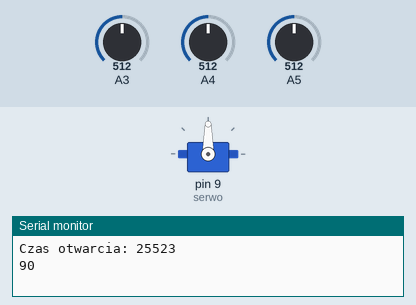
Simulated run of this sketch. Board: Arduino Uno, built with avr-gcc and run on an emulated ATmega328P. Parts: servo, the last lines printed to the serial monitor. The inputs (shaded band) are chosen by the test bench; at power-on: A3 = 512, A4 = 512, A5 = 512.

Above: at 0.05 s.
At 50.85 s:
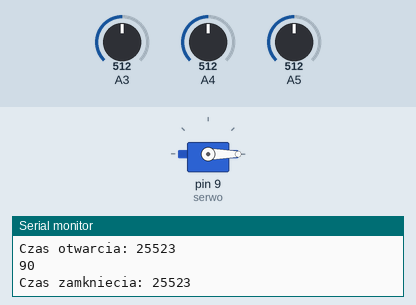
Timing chart, 0 to 66.4 s (numbered marks = the images above):
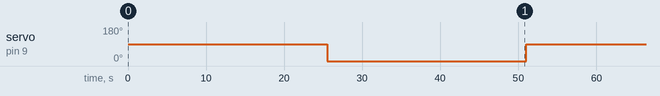

The sketch:

SERVO_VALVE.ino
```cpp
#include <Servo.h>

Servo serwo;
int opened=90;				//Default open angle
int closed=0;				//Default close angle
bool humidity_sensor=0;		//If humidity sensor is installed switch to 1;

int valve_position;

unsigned long actual_time;
unsigned long old_time;
unsigned long open_time;
unsigned long close_time;

void setup() {
  Serial.begin(9600);

  actual_time = millis();
  old_time=actual_time;
  serwo.attach(9);
  valve_position=closed;
  serwo.write(valve_position);
}

void loop() {
  actual_time=millis();
  if(actual_time < old_time){old_time=actual_time;} //Anti overflow feature

  if(humidity_sensor){Serial.println("Czujka WIP");}
 // else{config_valve();}
  set_valve();
}


//Rotating valve to set valve_position for set time;
void set_valve(){
  if(actual_time-old_time >= close_time && valve_position==closed){
    config_valve();
    old_time=actual_time;
    valve_position=opened;
	  Serial.print("Czas otwarcia: ");
	  Serial.println(open_time);
    Serial.println(opened);
  }
  if(actual_time-old_time >= open_time && valve_position==opened){
     config_valve();
     valve_position=closed;
     old_time=actual_time;
     Serial.print("Czas zamkniecia: ");
	   Serial.println(close_time);
    }
  serwo.write(valve_position);
}


//Setting valve valve_position and open/close time if no humidity sensor is present;
void config_valve(){
  open_time = map(analogRead(A5),0,1023,1000,50000);
  close_time = map(analogRead(A4),0,1023,1000,50000);
  opened = map(analogRead(A3),0,1023,0,180);
}


//Setting valve valve_position when and open/close condition when humidity sensor is present;
void read_sensor(){

}
```

Measured:
- by itself, servo on pin 9 (serwo): alternates 90° for 25.5 s and 0° for 25.5 s
